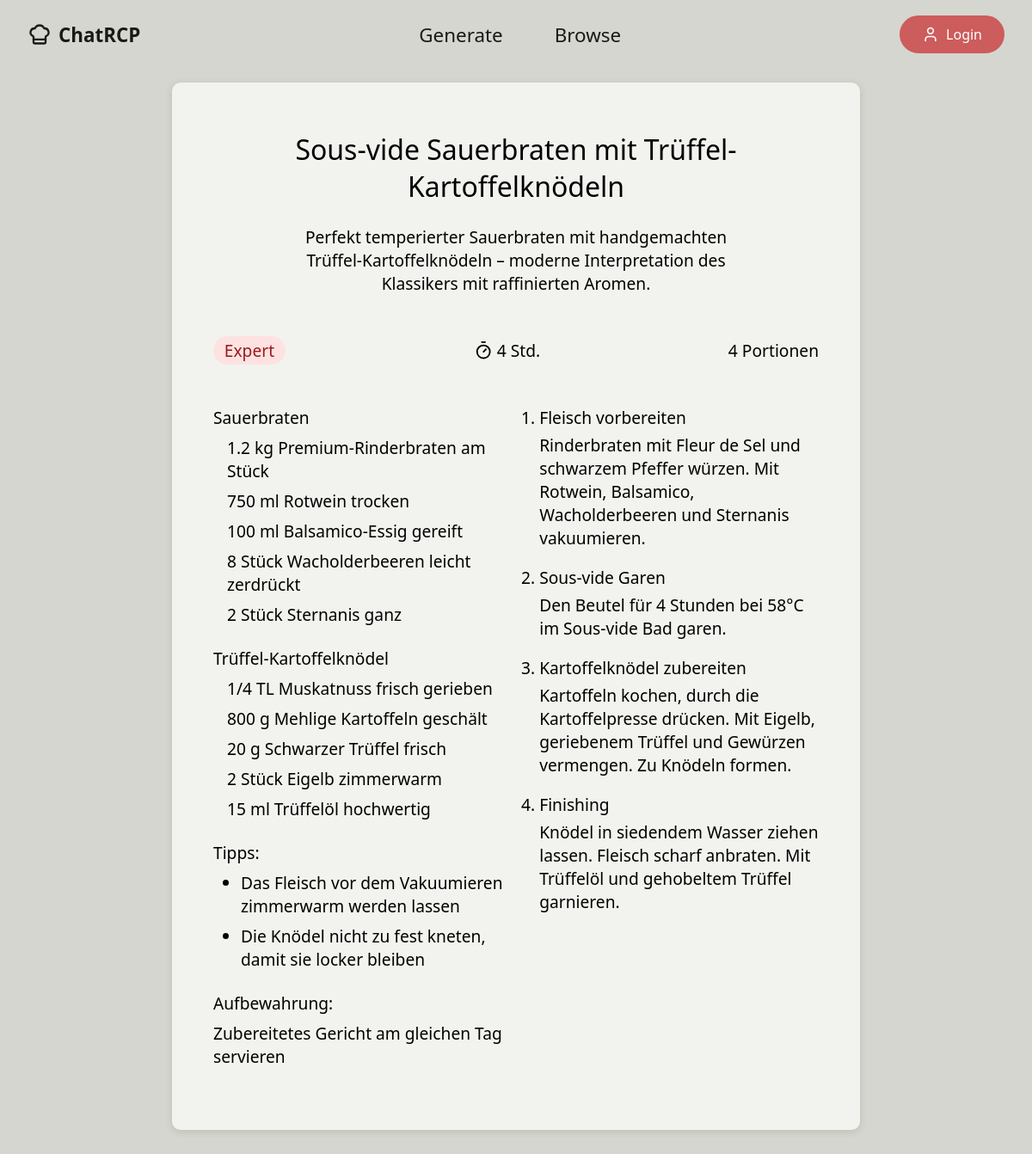
/recipes/detail/4/, run on the app's committed database.
### recipes/models.py (models this page shows, shortened)
class Recipe(models.Model):
    class Difficulty(models.IntegerChoices):
        UNKNOWN = 0, 'Not Specified'
        BEGINNER = 1, 'Easy'
        ADVANCED = 2, 'Advanced'
        EXPERT = 3, 'Expert'
    class Spiciness(models.IntegerChoices):
        UNKNOWN = 0, 'Not Specified'
        NOT_SPICY = 1, 'Not Spicy'
        MILD = 2, 'Mild'
        MEDIUM = 3, 'Medium'
        HOT = 4, 'Hot'
    class Cost(models.IntegerChoices):
        UNKNOWN = 0, 'Not Specified'
        BUDGET = 1, 'Budget'
        MODERATE = 2, 'Moderate'
        MID_RANGE = 3, 'Mid-Range'
        PREMIUM = 4, 'Premium'
    title = models.CharField(max_length=255)
    description = models.TextField()
    difficulty = models.IntegerField(choices=Difficulty.choices, default=Difficulty.UNKNOWN)
    time_active = models.IntegerField()
    time_inactive = models.IntegerField()
    default_servings = models.IntegerField()
    storage = models.TextField()
    cuisine_types = models.ManyToManyField(CuisineType, related_name="recipes")
    cuisine_subtypes = models.ManyToManyField(CuisineSubtype, related_name="recipes")
    category = models.ForeignKey(RecipeCategory, on_delete=models.SET_NULL, related_name="recipes", null=True)
    diets = models.ManyToManyField(Diet, related_name="recipes")
    cooking_methods = models.ManyToManyField(CookingMethod, related_name="recipes")
    cost = models.IntegerField(choices=Cost.choices, default=Cost.UNKNOWN)
    spiciness = models.IntegerField(choices=Spiciness.choices, default=Spiciness.UNKNOWN)
    beverage_recommendation = models.ForeignKey(Beverage, on_delete=models.SET_NULL, null=True)
    hashtags = models.ManyToManyField(Hashtag, related_name="recipes")
    language = models.ForeignKey(Language, on_delete=models.SET_NULL, null=True)
    created_by = models.CharField(max_length=255, default="Claude")
    created_at = models.DateTimeField(auto_now_add=True)
    @property
    def time_total(self):
        return self.time_active + self.time_inactive
    def __str__(self):
        return self.title
    class Meta:
        ordering = ['created_at']

class RecipeComponent(models.Model):
    name = models.CharField(max_length=100)
    recipe = models.ForeignKey(Recipe, on_delete=models.CASCADE, related_name="components")

class ComponentIngredient(models.Model):
    ingredient = models.ForeignKey(Ingredient, on_delete=models.CASCADE, related_name="commponents")
    amount = models.DecimalField(max_digits=7, decimal_places=2)
    unit = models.CharField(max_length=25)
    note = models.CharField(max_length=50)
    recipe_component = models.ForeignKey(RecipeComponent, on_delete=models.CASCADE, related_name="ingredients")
    item = models.CharField(max_length=50)
    language = models.ForeignKey(Language, on_delete=models.SET_NULL, null=True)
    class Meta:
        ordering = ['recipe_component', 'ingredient']

class Ingredient(models.Model):
    name = models.CharField(max_length=50)
    category = models.ForeignKey(IngredientCategory, on_delete=models.SET_NULL, null=True)
    language = models.ForeignKey(Language, on_delete=models.SET_NULL, null=True)
    class Meta:
        ordering = ['category']

class RecipeTip(models.Model):
    tip = models.TextField()
    recipe = models.ForeignKey(Recipe, on_delete=models.CASCADE, related_name="tips")
    language = models.ForeignKey(Language, on_delete=models.SET_NULL, null=True)
    class Meta:
        ordering = ['recipe']

class RecipeInstruction(models.Model):
    number = models.IntegerField()
    headline = models.CharField(max_length=50)
    description = models.TextField()
    recipe = models.ForeignKey(Recipe, on_delete=models.CASCADE, related_name="instruction_steps")
    language = models.ForeignKey(Language, on_delete=models.SET_NULL, null=True)
    class Meta:
        ordering = ['recipe', 'number']

### recipes/views.py (the view)
# urls.py: path('detail/<int:pk>/', views.recipe_detail, name='detail'),
def recipe_detail(request, pk):
    recipe = get_object_or_404(Recipe, pk=pk)
    print(recipe)
    return render(request, 'recipes/detail.html', {'recipe': recipe})

### recipes/templatetags/number_converter.py (called while the page is built)
@register.filter
def to_fraction(value):
    common_fractions = {
        0.25: '1/4',
        0.5: '1/2',
        0.75: '3/4',
        0.333: '1/3',
        0.667: '2/3',
        0.125: '1/8',
    }
    rounded = round(float(value), 3)
    if rounded in common_fractions:
        return common_fractions[rounded]
    if rounded.is_integer():
        return int(rounded)
    return f'{float(value):g}'

@register.filter
def time_converter(value):
    if value > 60:
        hrs = value // 60
        mins = value % 60
        if hrs > 24:
            days = hrs // 24
            hrs = hrs % 24
            if hrs > 0:
                if mins > 0:
                    return f"{days} Tage {hrs} Std. {mins} Min."
                else:
                    return f"{days} Tage {hrs} Std."
            else:
                return f"{days} Tage"
        else:
            if mins > 0:
                return f"{hrs} Std. {mins} Min."
            else:
                return f"{hrs} Std."
    else:
        return f"{value} Min."

### recipes/templates/recipes/detail.html (shortened to what this page needs)
{% extends "./layout.html" %}
{% load number_converter %}
{% block main-content %}
<div class="row-wrapper section-row" style="margin-top: 0;">
    <div class="row-content">
        <div class="widget recipe-pad">
            <div class="recipe-title">
                <span>{{ recipe.title }}</span>
            </div>
            <div class="recipe-description">
                <div style="max-width: 500px; text-align: center"><span>{{ recipe.description }}</span></div>
            </div>
            <div class="recipe-pad-row">
                <div class="recipe-difficulty recipe-difficulty-{{ recipe.difficulty }}">
                    {{ recipe.get_difficulty_display }}
                </div>
                <div class="recipe-time">
                    {{ recipe.time_total|time_converter }}
                </div>
                <div class="recipe-servings"> {{ recipe.default_servings }} Portionen</div>
            </div>
            <div class="recipe-pad-row">
                <div class="recipe-pad-content">
                    <div>
                        {% for component in recipe.components.all %}
                            <div class="main-ingredients"><span style="font-weight: 400">{{ component.name }}</span><br>
                                <ul style="overflow-wrap: break-word; padding-left: 1rem;">
                                    {% for ingredient in component.ingredients.all %}
                                        <li style="margin-top: 0.5rem;"> {{ ingredient.amount|to_fraction }} {{ ingredient.unit }} <span style="font-weight: 400;">{{ ingredient.ingredient.name }}</span> {{ ingredient.note }} </li>
                                    {% endfor %}
                                </ul>
                            </div>
                        {% endfor %}
                    </div>
                    <div class="tips-container hide-mobile"><span style="font-weight: 400">Tipps:</span>
                        <ul style="overflow-wrap: break-word; padding-left: 2rem; list-style-type: disc">
                            {% for tip in recipe.tips.all %}
                                <li style="margin-top: 0.5rem;">{{ tip.tip }}</li>
                            {% endfor %}
                        </ul>
                    </div>
                    <div class="storage-container hide-mobile"><span style="font-weight: 400">Aufbewahrung:</span>
                        <p style="margin-top: 0.5rem;">{{ recipe.storage }}</p>
                    </div>
                </div>
                <div class="recipe-pad-content">
                    <div class="recipe-instructions">
                        <ol style="overflow-wrap: break-word; padding-left: 1.2rem;">
                            {% for instruction_step in recipe.instruction_steps.all %}
                                <div style="break-inside: avoid">
                                    <li style="font-weight: 400; margin-bottom: 0.3rem;">{{ instruction_step.headline }}</li>
                                    <p style="margin-bottom: 1.2rem;">{{ instruction_step.description }}</p>
                                </div>
                            {% endfor %}
                        </ol>
                    </div>
                </div>
            </div>
        </div>
    </div>
</div>
{% endblock main-content %}

### recipes/static/recipes/css/styles.css (style rules this page uses)
* { margin: 0; padding: 0; box-sizing: border-box; text-decoration: none; }
:root { --navbar-height: 5rem; --navbar-bg: none; --navbar-shadow: none; --text-color: #333; --text-color-2: rgb(67, 67, 67); --text-color-highlight-1: black; --text-color-highlight-2: rgb(255, 64, 0); --transition-speed: 0.3s; --max-width: 1400px; --content-padding: 1rem 2rem; --content-padding-mobile: 0.5rem 1rem; --main-spacing: 2rem; --main-bg: none; }
body { font-family: system-ui, -apple-system, BlinkMacSystemFont, 'Segoe UI', Roboto, Oxygen, Ubuntu, Cantarell, 'Open Sans', 'Helvetica Neue', sans-serif; min-height: 100vh; background-color: #d5d6cf; }
ul { list-style-type: none; }
.row-wrapper { display: block; background-color: none; padding: 0; width: 100%; }
.section-row { margin-top: 2rem; margin-bottom: 2rem; }
.row-content { display: flex; flex-wrap: wrap; justify-content: center; gap: 3rem 3rem; }
.widget { background-color: none; }
.recipe-pad { border-radius: 10px; height: auto; width: 800px; color: var(--text-color-highlight-1); padding: 3rem; background-color: #F2F3EE; box-shadow: rgba(102, 101, 95, 0.2) 0px 2px 8px 0px; }
.recipe-pad-row { margin-top: 3rem;; border: solid 0px indianred; display: flex; justify-content: space-between; flex-wrap: wrap; gap: 1rem; }
.recipe-pad-content { border: solid 0px blue; width: 50%; flex: 1 1 300px; }
.recipe-title { font-size: 2rem; font-weight: 500; min-width: 100%; text-align: center; margin-top: 0.5rem; }
.recipe-description { font-size: 1.2rem; font-weight: 300; display: flex; justify-content: center; margin-top: 1.5rem; }
.recipe-instructions { font-size: 1.2rem; font-weight: 300; text-align: left; }
.recipe-time, .recipe-servings { font-size: 1.2rem; display: inline-flex; justify-content: center; align-items: center; }
.recipe-time svg { width: 1.4rem; height: 1.4rem; margin-right: 0.3rem; }
.recipe-difficulty { font-size: 1.2rem; display: inline-flex; justify-content: center; align-items: center; border-radius: 999px; padding: 0.2rem 0.8rem; }
.recipe-difficulty-3 { background-color: rgb(254 226 226);; color: rgb(153 27 27); }
.main-ingredients, .additional-ingredients, .tips-container, .storage-container { font-size: 1.2rem; font-weight: 300; margin-bottom: 1.5rem; }

### data on the page
Recipe: title "Sous-vide Sauerbraten mit Trüffel-Kartoffelknödeln", description "Perfekt temperierter Sauerbraten mit handgemachten Trüffel-Kartoffelknödeln – moderne Interpretation des Klassikers mit raffinierten Aromen.", difficulty "Expert", time_total "4 Std.", default_servings "4", storage "Zubereitetes Gericht am gleichen Tag servieren"
RecipeComponent: name "Sauerbraten"
ComponentIngredient: amount|to_fraction "1.2", unit "kg", ingredient.name "Premium-Rinderbraten", note "am Stück"
ComponentIngredient: amount|to_fraction "750", unit "ml", ingredient.name "Rotwein", note "trocken"
ComponentIngredient: amount|to_fraction "100", unit "ml", ingredient.name "Balsamico-Essig", note "gereift"
ComponentIngredient: amount|to_fraction "8", unit "Stück", ingredient.name "Wacholderbeeren", note "leicht zerdrückt"
ComponentIngredient: amount|to_fraction "2", unit "Stück", ingredient.name "Sternanis", note "ganz"
RecipeComponent: name "Trüffel-Kartoffelknödel"
ComponentIngredient: amount|to_fraction "1/4", unit "TL", ingredient.name "Muskatnuss", note "frisch gerieben"
ComponentIngredient: amount|to_fraction "800", unit "g", ingredient.name "Mehlige Kartoffeln", note "geschält"
ComponentIngredient: amount|to_fraction "20", unit "g", ingredient.name "Schwarzer Trüffel", note "frisch"
ComponentIngredient: amount|to_fraction "2", unit "Stück", ingredient.name "Eigelb", note "zimmerwarm"
ComponentIngredient: amount|to_fraction "15", unit "ml", ingredient.name "Trüffelöl", note "hochwertig"
RecipeTip: tip "Das Fleisch vor dem Vakuumieren zimmerwarm werden lassen"
RecipeTip: tip "Die Knödel nicht zu fest kneten, damit sie locker bleiben"
RecipeInstruction: headline "Fleisch vorbereiten", description "Rinderbraten mit Fleur de Sel und schwarzem Pfeffer würzen. Mit Rotwein, Balsamico, Wacholderbeeren und Sternanis vakuumieren."
RecipeInstruction: headline "Sous-vide Garen", description "Den Beutel für 4 Stunden bei 58°C im Sous-vide Bad garen."
RecipeInstruction: headline "Kartoffelknödel zubereiten", description "Kartoffeln kochen, durch die Kartoffelpresse drücken. Mit Eigelb, geriebenem Trüffel und Gewürzen vermengen. Zu Knödeln formen."
RecipeInstruction: headline "Finishing", description "Knödel in siedendem Wasser ziehen lassen. Fleisch scharf anbraten. Mit Trüffelöl und gehobeltem Trüffel garnieren."
